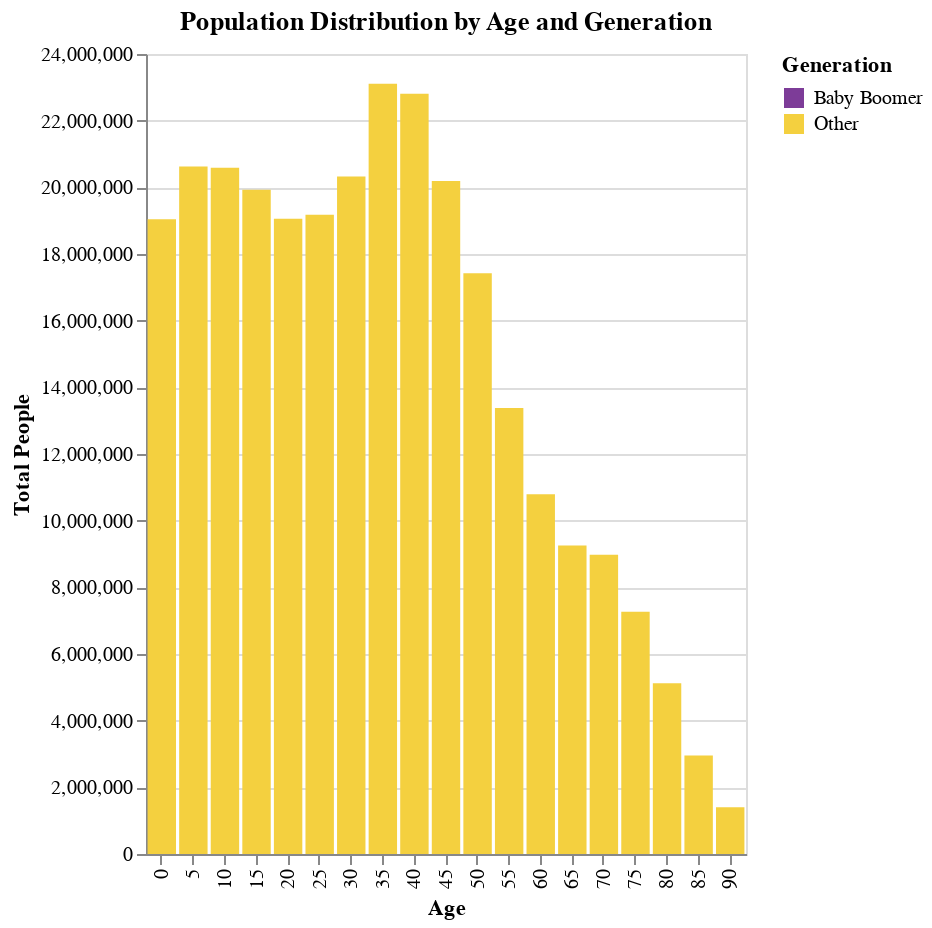

Notebook code for this chart:
### Markdown cell above
##### Q5 - Show the Population Change Over Time with a Slider

Now, we have a snapshot of 2 different years next to each other, but what about creating a crude animation by controlling the the year displayed with a slider?

Create a slider using [this example](https://altair-viz.github.io/gallery/us_population_over_time.html) to help guide you.  Our plot will look similar, except we have not split our bar chart up by `sex` yet. Name the slider 'Select Year:' (this in controlled in `binding_range`, and not in the `selection_single` parameters).  

Encode membership of the Baby Boomer generation with color using "#7D3C98" (purple) for the boomers "#F4D03F" (gold) for other.

Start the slider at 1900.

### Code cell
select_year = alt.selection_point(
    name="Year",
    fields=["year"],
    bind=alt.binding_range(min=1900, max=2000, step=10, name="Select Year"),
    value={"year": 2000},
)

filtered_data = df_pop[df_pop['year'] == select_year.year]

# Create the vertical bar chart
chart = alt.Chart(filtered_data).mark_bar().encode(
    x=alt.X('age:O', axis=alt.Axis(title='Age')),
    y=alt.Y('sum(people):Q', axis=alt.Axis(title='Total People')),
    color=alt.Color("Generation:N", 
                    scale=alt.Scale(domain=["Baby Boomer", "Other"], range=["#7D3C98", "#F4D03F"]),
                    legend=alt.Legend(title='Generation')
           )
).properties(
    width=300,
    height=400,
    title='Population Distribution by Age and Generation'
).add_params(
    select_year
).transform_calculate(
    Generation=alt.expr.if_(alt.datum.Generation == "Baby Boomer", "Baby Boomer", "Other")
).transform_filter(
    select_year
)

chart

### Figure 1 — Vega-Lite specification as saved in the notebook (floating-point values rounded to 4 significant figures; data arrays with more than 128 entries replaced by an {"elided": "..."} marker saying what was removed)
{"config": {"view": {"continuousWidth": 300, "continuousHeight": 300}}, "data": {"name": "data-d475f9b840f3956f680abd71bd4afeb4"}, "mark": {"type": "bar"}, "encoding": {"color": {"field": "Generation", "legend": {"title": "Generation"}, "scale": {"domain": ["Baby Boomer", "Other"], "range": ["#7D3C98", "#F4D03F"]}, "type": "nominal"}, "x": {"axis": {"title": "Age"}, "field": "age", "type": "ordinal"}, "y": {"aggregate": "sum", "axis": {"title": "Total People"}, "field": "people", "type": "quantitative"}}, "height": 400, "params": [{"name": "Year", "select": {"type": "point", "fields": ["year"]}, "bind": {"input": "range", "max": 2000, "min": 1900, "name": "Select Year", "step": 10}, "value": {"year": 2000}}], "title": "Population Distribution by Age and Generation", "transform": [{"calculate": "if((datum.Generation === 'Baby Boomer'),'Baby Boomer','Other')", "as": "Generation"}, {"filter": {"param": "Year"}}], "width": 300, "$schema": "https://vega.github.io/schema/vega-lite/v5.15.1.json", "datasets": {"data-d475f9b840f3956f680abd71bd4afeb4": {"elided": "570 records"}}}
